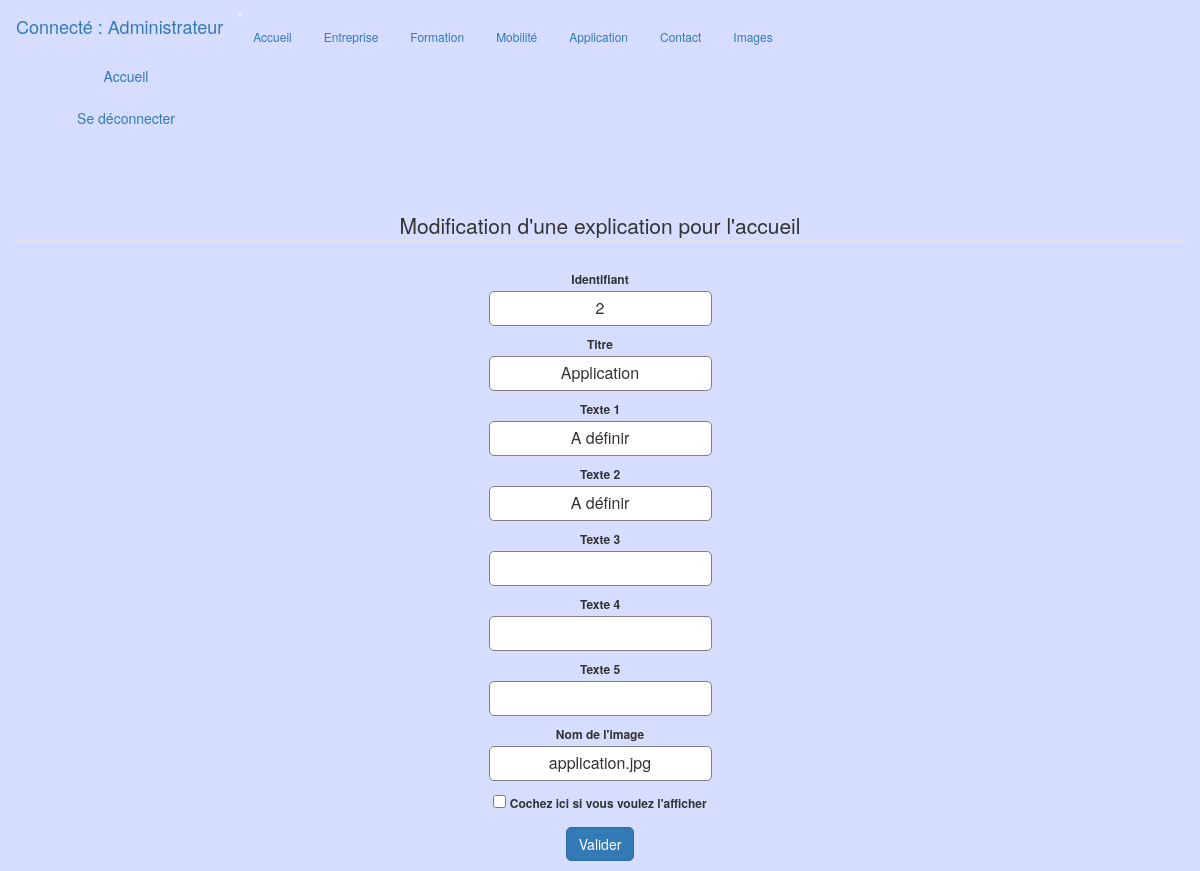
Page /admin/www/home/change_explication.php?id=2 (signed in) on the committed database.
### tables this page shows
CREATE TABLE `explication` (
  `id` int(11) NOT NULL,
  `title` varchar(200) NOT NULL,
  `image` varchar(200) NOT NULL,
  `text1` text NOT NULL,
  `text2` text NOT NULL,
  `text3` text NOT NULL,
  `text4` text NOT NULL,
  `text5` text NOT NULL,
  `done` tinyint(1) NOT NULL DEFAULT '0'
);

### admin/www/home/change_explication.php (the view, shortened to what this page needs)
<?php
include('../include/header.php');
$title = '';
$text1 = '';
$text2 = '';
$text3 = '';
$text4 = '';
$text5 = '';
$done = false;
if (isset($_GET['id']) && !empty(trim($_GET['id']))) {
  $id = $_GET['id'];
  $sql = sprintf("SELECT * FROM explication WHERE id =%s", $_GET['id']);
  $query = $db->query($sql);
  $result = $query->fetch_assoc();
  $title = $result['title'];
  $image = $result['image'];
  $text1 = $result['text1'];
  $text2 = $result['text2'];
  $text3 = $result['text3'];
  $text4 = $result['text4'];
  $text5 = $result['text5'];
}
?>
<div class="container-fluid text-center">
  <legend>Modification d'une explication pour l'accueil</legend>
  <div class="row justify-content-center">
    <form class="col-8" method="post" enctype="multipart/form-data">
      <div class="form-group text-center">
        <label class="col-12" for="id2">Identifiant</label>
        <input class="col-12 text-center" type="text" name="id2" value="<?= htmlentities($id) ?>" required />
      </div>
      <div class="form-group text-center">
        <label class="col-12" for="title">Titre</label>
        <input class="col-12 text-center" type="text" name="title" value="<?= htmlentities($title) ?>" required />
      </div>
      <div class="form-group text-center">
        <label class="col-12" for="text1">Texte 1</label>
        <input class="col-12 text-center" type="numeric" name="text1" value="<?= htmlentities($text1) ?>" />
      </div>
      <div class="form-group text-center">
        <label class="col-12" for="text2">Texte 2</label>
        <input class="col-12 text-center" type="text" name="text2" value="<?= htmlentities($text2) ?>"/>
      </div>
      <div class="form-group text-center">
        <label class="col-12" for="text3">Texte 3</label>
        <input class="col-12 text-center" type="numeric" name="text3" value="<?= htmlentities($text3) ?>" />
      </div>
      <div class="form-group text-center">
        <label class="col-12" for="text4">Texte 4</label>
        <input class="col-12 text-center" type="text" name="text4" value="<?= htmlentities($text4) ?>" />
      </div>
      <div class="form-group text-center">
        <label class="col-12" for="text5">Texte 5</label>
        <input class="col-12 text-center" type="text" name="text5" value="<?= htmlentities($text5) ?>" />
      </div>
      <div class="form-group text-center">
        <label class="col-12" for="text">Nom de l'image</label>
        <input class="col-12 text-center" type="text" name="image2" id="text" value="<?= htmlentities($image) ?>"  />
      </div>
      <div class="form-check">
        <label class="form-check-label">
          <input type="checkbox" class="form-check-input" name="done" value="1" <?php if ($done) { echo 'checked'; } ?> />
          Cochez ici si vous voulez l'afficher
        </label>
      </div>
      <div class="form-group">
        <button type="submit" name="upload" class="btn btn-primary">Valider</button>
      </div>
    </form>
  </div>
</div>
<?php include('../include/footer.php');?>

### admin/css/style.css (style rules this page uses)
* { margin: 0px; padding: 0px; }
body { font-size: 120%; background-color: rgb(214, 221, 255); }
.form-group { margin: 10px 0px 10px 0px; }
.form-group label { display: block; margin: 3px; }
.form-group input { height: 30px width: 93%; padding: 5px 10px; font-size: 16px; border-radius: 5px; border: 1px solid gray; }
.btn { border-radius: 5px; }

### rows in the picture
explication: title "Application", text1 "A définir", text2 "A définir", image2 "application.jpg"

### other values in the picture
$_SESSION['username'] "Administrateur"
